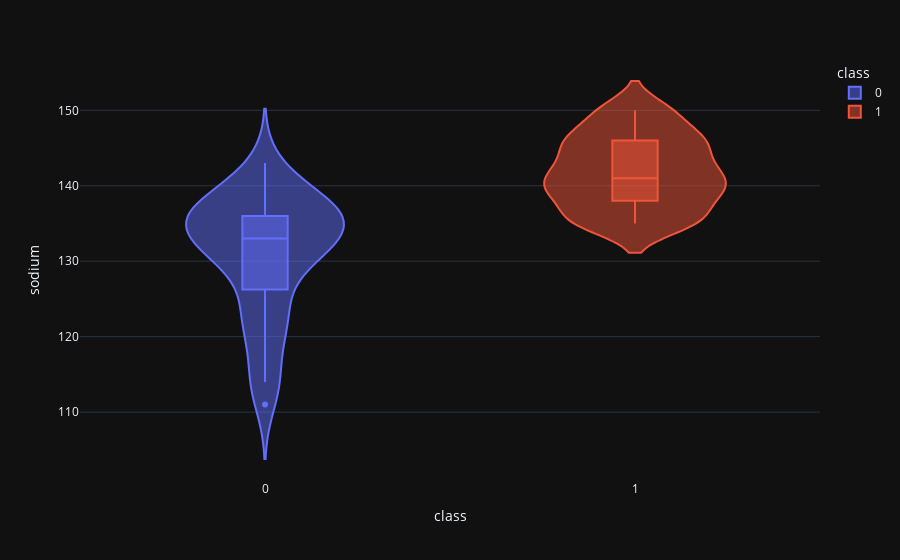

Notebook code cell kept with this figure:
### Code cell
violin('sodium')

### Figure 1 — Plotly figure (JSON) as saved in the notebook; plotly's stock layout.template omitted (floating-point values rounded to 4 significant figures)
{"data": [{"alignmentgroup": "True", "box": {"visible": true}, "hovertemplate": "class=%{x}<br>sodium=%{y}<extra></extra>", "legendgroup": "0", "marker": {"color": "#636efa"}, "name": "0", "offsetgroup": "0", "orientation": "v", "scalegroup": "True", "showlegend": true, "type": "violin", "x": [0, 0, 0, 0, 0, 0, 0, 0, 0, 0, 0, 0, 0, 0, 0, 0, 0, 0, 0, 0, 0, 0, 0, 0, 0, 0, 0, 0, 0, 0, 0, 0, 0, 0, 0, 0, 0, 0, 0, 0, 0, 0, 0], "x0": " ", "xaxis": "x", "y": [111, 114, 131, 130, 135, 136, 130, 125, 138, 141, 131, 132, 135, 143, 136, 133, 140, 136, 133, 134, 136, 136, 130, 132, 136, 122, 115, 125, 136, 137, 135, 122, 137, 135, 132, 137, 131, 140, 114, 120, 120, 138, 124], "y0": " ", "yaxis": "y"}, {"alignmentgroup": "True", "box": {"visible": true}, "hovertemplate": "class=%{x}<br>sodium=%{y}<extra></extra>", "legendgroup": "1", "marker": {"color": "#EF553B"}, "name": "1", "offsetgroup": "1", "orientation": "v", "scalegroup": "True", "showlegend": true, "type": "violin", "x": [1, 1, 1, 1, 1, 1, 1, 1, 1, 1, 1, 1, 1, 1, 1, 1, 1, 1, 1, 1, 1, 1, 1, 1, 1, 1, 1, 1, 1, 1, 1, 1, 1, 1, 1, 1, 1, 1, 1, 1, 1, 1, 1, 1, 1, 1, 1, 1, 1, 1, 1, 1, 1, 1, 1, 1, 1, 1, 1, 1, 1, 1, 1, 1, 1, 1, 1, 1, 1, 1, 1, 1, 1, 1, 1, 1, 1, 1, 1, 1, 1, 1, 1, 1, 1, 1, 1, 1, 1, 1, 1, 1, 1, 1, 1, 1, 1, 1, 1, 1, 1, 1, 1, 1, 1, 1, 1, 1, 1, 1, 1, 1, 1, 1, 1], "x0": " ", "xaxis": "x", "y": [135, 150, 147, 135, 135, 144, 146, 135, 140, 135, 147, 139, 135, 137, 140, 150, 135, 146, 142, 145, 144, 135, 139, 135, 142, 140, 147, 135, 142, 135, 145, 143, 140, 139, 140, 135, 150, 147, 135, 138, 140, 150, 135, 142, 147, 142, 145, 139, 137, 150, 144, 143, 140, 141, 150, 146, 147, 142, 139, 141, 147, 136, 142, 150, 138, 135, 150, 138, 144, 147, 139, 141, 150, 147, 145, 144, 140, 138, 147, 135, 138, 144, 137, 141, 139, 146, 144, 139, 145, 150, 142, 146, 143, 147, 145, 138, 139, 137, 141, 150, 146, 142, 136, 144, 140, 135, 142, 147, 141, 139, 150, 141, 137, 135, 141], "y0": " ", "yaxis": "y"}], "layout": {"legend": {"title": {"text": "class"}, "tracegroupgap": 0}, "margin": {"t": 60}, "violinmode": "overlay", "xaxis": {"anchor": "y", "categoryarray": [0, 1], "categoryorder": "array", "domain": [0, 1], "title": {"text": "class"}}, "yaxis": {"anchor": "x", "domain": [0, 1], "title": {"text": "sodium"}}}}
